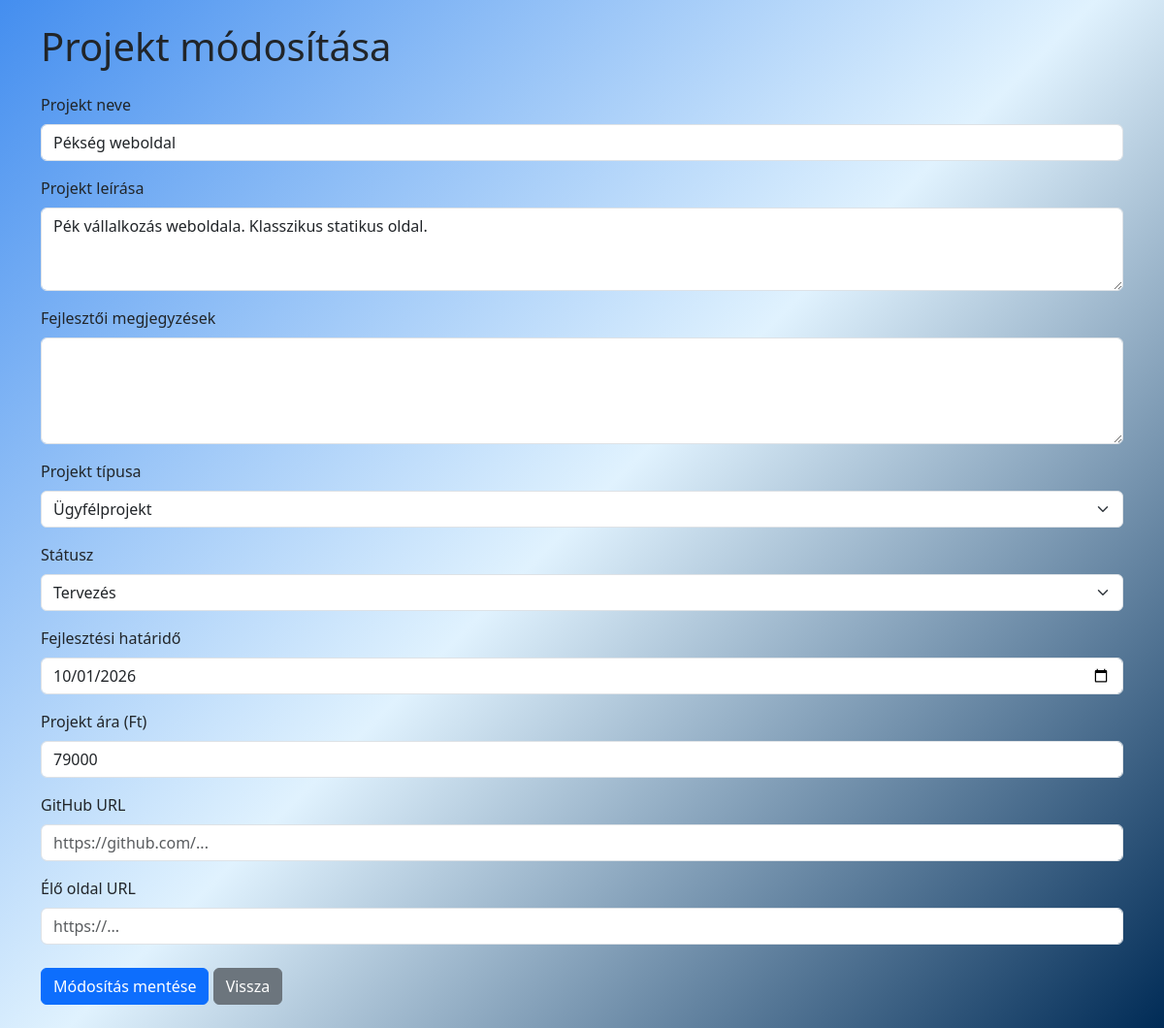
The app's page /public/index.php?action=edit&id=6 (signed in) with its own data.
### tables this page shows
CREATE TABLE `projects` (
  `id` int(11) NOT NULL,
  `title` varchar(255) NOT NULL,
  `description` text DEFAULT NULL,
  `type` enum('personal','client') NOT NULL DEFAULT 'personal',
  `status` enum('planning','active','completed','cancelled') NOT NULL DEFAULT 'planning',
  `price` int(11) DEFAULT NULL,
  `deadline` date DEFAULT NULL,
  `github_url` varchar(255) DEFAULT NULL,
  `live_url` varchar(255) DEFAULT NULL,
  `notes` text DEFAULT NULL,
  `created_at` timestamp NOT NULL DEFAULT current_timestamp()
);

### controllers/ProjectController.php (called while the page is built, shortened)
<?php
require_once __DIR__ . "/../models/Project.php";
class ProjectController
{
    private Project $projectModel;
    public function __construct(PDO $pdo)
    {
        $this->projectModel = new Project($pdo);
    }
    public function edit(): void
    {
        $id = (int) ($_GET["id"] ?? 0);
        $project = $this->projectModel->getById($id);
        require_once __DIR__ . "/../views/projects/edit.php";
    }
}

### models/Project.php (called while the page is built, shortened)
<?php
class Project
{
    private PDO $pdo;
    public function __construct(PDO $pdo)
    {
        $this->pdo = $pdo;
    }
    public function getById(int $id): array|false
    {
        $sql = "SELECT *
        FROM projects
        WHERE id = :id";
        $stmt = $this->pdo->prepare($sql);
        $stmt->execute([
            "id" => $id
        ]);
        return $stmt->fetch(PDO::FETCH_ASSOC);
    }
}

### views/projects/edit.php (the view, shortened to what this page needs)
<!DOCTYPE html>
<html lang="hu">
<head>
    <link
        href="https://cdn.jsdelivr.net/npm/bootstrap@5.3.3/dist/css/bootstrap.min.css"
        rel="stylesheet">
    <link
        rel="stylesheet"
        href="/ProjectBoard/public/css/style.css?v=1.0">
</head>
<body class="bg-light text-dark">
    <div class="container py-4">
        <h1 class="mb-4">
            Projekt módosítása
        </h1>
        <form method="POST">
            <div class="mb-3">
                <label class="form-label">
                    Projekt neve
                </label>
                <input
                    type="text"
                    name="title"
                    class="form-control"
                    value="<?= htmlspecialchars($project["title"]) ?>"
                    required>
            </div>
            <div class="mb-3">
                <label class="form-label">
                    Projekt leírása
                </label>
                <textarea
                    name="description"
                    class="form-control"
                    rows="3"><?= htmlspecialchars($project["description"]) ?></textarea>
            </div>
            <div class="mb-3">
                <label class="form-label">
                    Fejlesztői megjegyzések
                </label>
                <textarea
                    name="notes"
                    class="form-control"
                    rows="4"><?= htmlspecialchars($project["notes"] ?? "") ?></textarea>
            </div>
            <div class="mb-3">
                <label class="form-label">
                    Projekt típusa
                </label>
                <select name="type" class="form-select">
                    <option value="client" <?= $project["type"] === "client" ? "selected" : "" ?>>
                        Ügyfélprojekt
                    </option>
                </select>
            </div>
            <div class="mb-3">
                <label class="form-label">
                    Státusz
                </label>
                <select name="status" class="form-select">
                    <option value="planning" <?= $project["status"] === "planning" ? "selected" : "" ?>>
                        Tervezés
                    </option>
                </select>
            </div>
            <div class="mb-3">
                <label class="form-label">
                    Fejlesztési határidő
                </label>
                <input
                    type="date"
                    name="deadline"
                    class="form-control"
                    value="<?= htmlspecialchars($project["deadline"] ?? "") ?>">
            </div>
            <div class="mb-3">
                <label class="form-label">
                    Projekt ára (Ft)
                </label>
                <input
                    type="number"
                    step="0.01"
                    name="price"
                    class="form-control"
                    value="<?= htmlspecialchars($project["price"] ?? "") ?>">
            </div>
            <div class="mb-3">
                <label class="form-label">
                    GitHub URL
                </label>
                <input
                    type="url"
                    name="github_url"
                    class="form-control"
                    placeholder="https://github.com/..."
                    value="<?= htmlspecialchars($project["github_url"] ?? "") ?>">
            </div>
            <div class="mb-4">
                <label class="form-label">
                    Élő oldal URL
                </label>
                <input
                    type="url"
                    name="live_url"
                    class="form-control"
                    placeholder="https://..."
                    value="<?= htmlspecialchars($project["live_url"] ?? "") ?>">
            </div>
            <button
                class="btn btn-primary"
                type="submit">
                Módosítás mentése
            </button>
            <a
                href="index.php"
                class="btn btn-secondary">
                Vissza
            </a>
        </form>
    </div>
</body>
</html>

### public/css/style.css (style rules this page uses)
html, body { min-height: 100vh; }
body { background: linear-gradient( 135deg, #448eef 0%, #e0f2fe 50%, #002b56 100% ) !important; }

### records on screen
projects: title "Pékség weboldal", description "Pék vállalkozás weboldala. Klasszikus statikus oldal.", type "Ügyfélprojekt", status "Tervezés", deadline "10/01/2026", price "79000"
